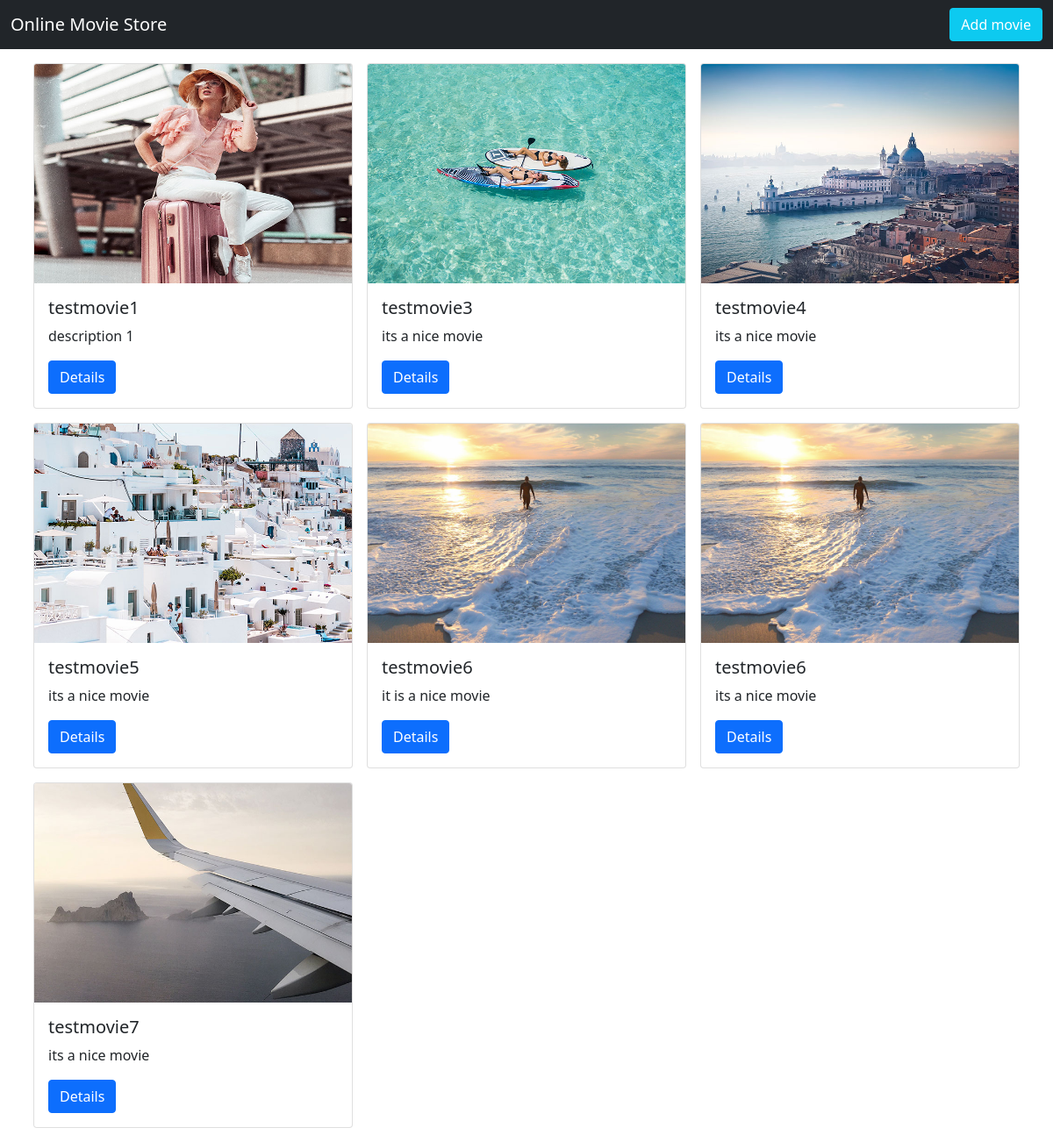
The page / on the database its author committed.
### movieapp/models.py (models this page shows, shortened)
class Movie(models.Model):
    name = models.CharField(max_length=250)
    desc = models.TextField()
    year = models.IntegerField()
    img = models.ImageField(upload_to='image',null=True)

### movieapp/views.py (the view)
# urls.py: path('',views.index,name="index"),
def index(request):
    movie = Movie.objects.all()
    context ={
        'movie_list':movie
    }
    return render(request,'index.html',context)

### templates/index.html
{%extends 'base.html'%}
{% block body %}
<div class="container">
  <div class="row pt-3">
    {% for i in movie_list %}
    <div class="col-12 col-md-4 ps-2 pe-2 mb-3">
      <div class="card">
        <img src="{{i.img.url}}" class="card-img-top" style="height: 250px;" alt="...">
        <div class="card-body">
          <h5 class="card-title">{{i.name}}</h5>
          <p class="card-text">{{i.desc}}</p>
          <a href="{%url 'movieapp:details' i.id%}" class="btn btn-primary">Details</a>
        </div>
      </div>
    </div>
    {% endfor %}
  </div>
</div>
{% endblock %}

### templates/base.html (shortened to what this page needs)
{%load static%}
<!DOCTYPE html>
<html lang="en">
<head>
    <link href="https://cdn.jsdelivr.net/npm/bootstrap@5.0.2/dist/css/bootstrap.min.css" rel="stylesheet">
    <link rel="stylesheet" href="{%static 'style.css' %}">
</head>
<body>
  <nav class="navbar navbar-dark bg-dark">
    <div class="container-fluid">
      <a class="navbar-brand" href="#">
        Online Movie Store
      </a>
      <div class="text-white">
        <a href="{%url 'movieapp:add_movie' %}" class="btn btn-info text-white">Add movie</a>
      </div>
    </div>
  </nav>
{% block body %}
{% endblock  %}
</body>
</html>

### static/style.css (style rules this page uses)
body { background-color: white; }

### rows shown on the page
Movie: img (picture), name "testmovie1", desc "description 1"
Movie: img (picture), name "testmovie3", desc "its a nice movie"
Movie: img (picture), name "testmovie4", desc "its a nice movie"
Movie: img (picture), name "testmovie5", desc "its a nice movie"
Movie: img (picture), name "testmovie6", desc "it is a nice movie"
Movie: img (picture), name "testmovie6", desc "its a nice movie"
Movie: img (picture), name "testmovie7", desc "its a nice movie"
